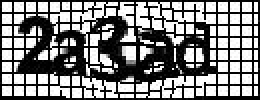
#> input picture 2a3ad.jpg, 130 x 50 px (shown 2 times larger)
$ python preprocess_image.py
#> lines starting #> are read from the running program, lines starting #| are printed output that depends on the picture
from PIL import Image
import numpy as np
import matplotlib.pyplot as plt

def convert_transparent_to_white(image_path, save_path=None):
    """
    Convert transparent background in PNG to white

    Parameters:
    image_path (str): Path to input PNG image
    save_path (str): Optional path to save the processed image

    Returns:
    PIL.Image: Image with white background
    """
#> called with image_path = '2a3ad.jpg'
    # Open image and convert to RGBA if it isn't already
    image = Image.open(image_path)
#> image is the input picture: PIL image 130x50 RGB; min 0, max 255, mean 128.4
    if image.mode != 'RGBA':
        image = image.convert('RGBA')
#> image: PIL image 130x50 RGBA

    # Convert to numpy array for processing
    image_array = np.array(image)

    # Create a white background
    white_background = np.ones_like(image_array) * 255

    # Extract alpha channel
    alpha = image_array[:, :, 3]
#> alpha: shape (50, 130); every value is 255

    # Calculate alpha factor for blending
    alpha_factor = alpha[:, :, np.newaxis].astype(np.float32) / 255.0
#> alpha_factor: shape (50, 130, 1) float32; every value is 1

    # Blend original image with white background based on alpha
    result_array = image_array[:, :, :3] * alpha_factor + white_background[:, :, :3] * (1 - alpha_factor)

    # Convert back to uint8
    result_array = result_array.astype(np.uint8)

    # Create new image from array
    result_image = Image.fromarray(result_array, 'RGB')

    if save_path:
        result_image.save(save_path)

    return result_image

def show_comparison(original_path, processed_image):
    """
    Display the original and processed images side by side
    """
#> called with original_path = '2a3ad.jpg'
    # Open original image
    original = Image.open(original_path)

    # Create checkered background to show transparency
    def create_checkerboard(size, square_size=10):
        rows, cols = size[1] // square_size + 1, size[0] // square_size + 1
        board = np.indices((rows, cols)).sum(axis=0) % 2
        board = np.kron(board, np.ones((square_size, square_size)))
        board = board[:size[1], :size[0]]
        return (board * 40 + 215).astype(np.uint8)

    # Create figure with subplots
    plt.figure(figsize=(12, 6))

    # Show original with checkered background to highlight transparency
    plt.subplot(1, 2, 1)
    checkerboard = create_checkerboard(original.size)
    plt.imshow(checkerboard, cmap='gray')
    if original.mode == 'RGBA':
        plt.imshow(original, alpha=original.getchannel('A'))
    else:
        plt.imshow(original)
    plt.title('Original Image\n(checkered background shows transparency)')
    plt.axis('off')

    # Show processed image
    plt.subplot(1, 2, 2)
    plt.imshow(processed_image)
    plt.title('White Background')
    plt.axis('off')

    plt.tight_layout()
    plt.show()
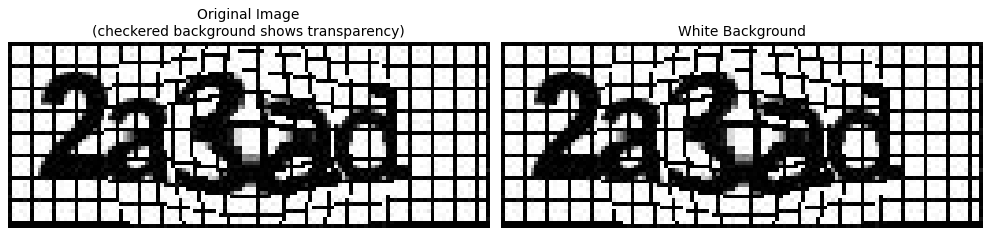
#> figure drawn by matplotlib, 2 panels

def process_image(image_path, save_path=None):
    """
    Process the image and show comparison

    Parameters:
    image_path (str): Path to input PNG image
    save_path (str): Optional path to save processed image

    Returns:
    PIL.Image: Processed image
    """
    # Convert transparent to white
    result = convert_transparent_to_white(image_path, save_path)

    # Show comparison
    show_comparison(image_path, result)

    return result

# Function to handle batch processing
def batch_process_images(input_paths, output_dir):
    """
    Process multiple PNG images

    Parameters:
    input_paths (list): List of input image paths
    output_dir (str): Directory to save processed images
    """
    import os
    from pathlib import Path

    # Create output directory if it doesn't exist
    Path(output_dir).mkdir(parents=True, exist_ok=True)

    for input_path in input_paths:
        # Generate output path
        filename = os.path.basename(input_path)
        output_path = os.path.join(output_dir, f'white_bg_{filename}')

        # Process image
        try:
            process_image(input_path, output_path)
            print(f'Successfully processed: {filename}')
        except Exception as e:
            print(f'Error processing {filename}: {str(e)}')

process_image("2a3ad.jpg")
